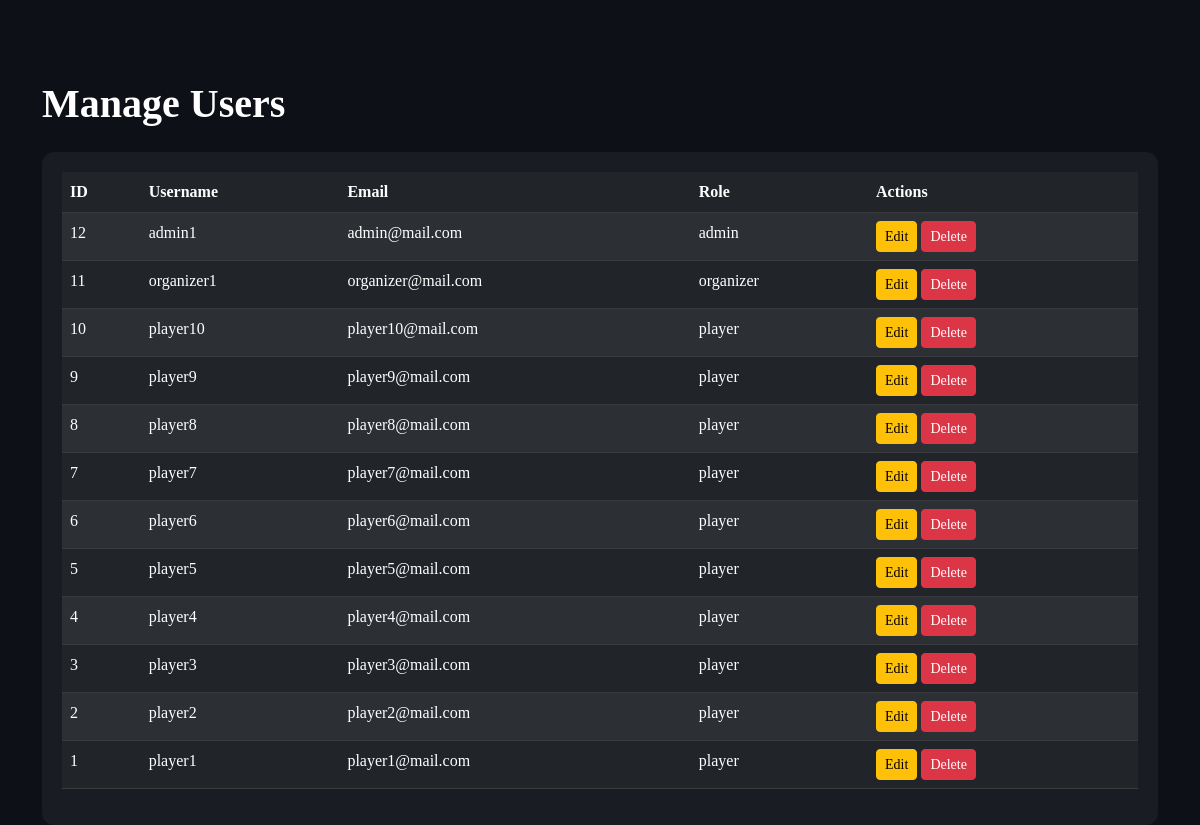
/AI-Coach.php (signed in), run on the app's committed database.
### tables this page shows
CREATE TABLE `users` (
  `id` int(11) NOT NULL,
  `username` varchar(50) NOT NULL,
  `email` varchar(100) NOT NULL,
  `password_hash` varchar(255) NOT NULL,
  `role` enum('player','organizer','admin') DEFAULT 'player',
  `display_name` varchar(100) DEFAULT NULL,
  `avatar_url` varchar(255) DEFAULT NULL,
  `created_at` datetime DEFAULT current_timestamp(),
  `updated_at` datetime DEFAULT current_timestamp() ON UPDATE current_timestamp()
);

### AI-Coach.php (the view, shortened to what this page needs)
<?php
$db = new mysqli("localhost", "root", "", "SquidPro");
$db->set_charset("utf8mb4");
$users = $db->query("SELECT id, username, email, role, created_at FROM users ORDER BY id DESC");
?>
<!DOCTYPE html>
<html>
<head>
<link href="https://cdn.jsdelivr.net/npm/bootstrap@5.3.0/dist/css/bootstrap.min.css" rel="stylesheet">
</head>
<body>
<div class="container" style="margin-top:80px;">
    <h1 class="fw-bold">Manage Users</h1>
    <div class="table-box mt-4">
        <table class="table table-dark table-striped">
            <thead>
                <tr><th>ID</th><th>Username</th><th>Email</th><th>Role</th><th>Actions</th></tr>
            </thead>
            <tbody>
                <?php while($u = $users->fetch_assoc()): ?>
                <tr>
                    <td><?php echo $u['id']; ?></td>
                    <td><?php echo $u['username']; ?></td>
                    <td><?php echo $u['email']; ?></td>
                    <td><?php echo $u['role']; ?></td>
                    <td>
                        <a href="AdminEditUser.php?id=<?php echo $u['id']; ?>" class="btn btn-sm btn-warning">Edit</a>
                        <a href="AdminDeleteUser.php?id=<?php echo $u['id']; ?>" class="btn btn-sm btn-danger">Delete</a>
                    </td>
                </tr>
                <?php endwhile; ?>
            </tbody>
        </table>
    </div>
</div>
</body>
</html>

### AI-Coach.php (style rules this page uses)
body { background:#0d1117; color:white; font-family:'Poppins'; }
.table-box { background:rgba(255,255,255,0.05); padding:20px; border-radius:12px; }

### data on the page
users: id "12", username "admin1", email "admin@mail.com", role "admin"
users: id "11", username "organizer1", email "organizer@mail.com", role "organizer"
users: id "10", username "player10", email "player10@mail.com", role "player"
users: id "9", username "player9", email "player9@mail.com", role "player"
users: id "8", username "player8", email "player8@mail.com", role "player"
users: id "7", username "player7", email "player7@mail.com", role "player"
users: id "6", username "player6", email "player6@mail.com", role "player"
users: id "5", username "player5", email "player5@mail.com", role "player"
users: id "4", username "player4", email "player4@mail.com", role "player"
users: id "3", username "player3", email "player3@mail.com", role "player"
users: id "2", username "player2", email "player2@mail.com", role "player"
users: id "1", username "player1", email "player1@mail.com", role "player"
